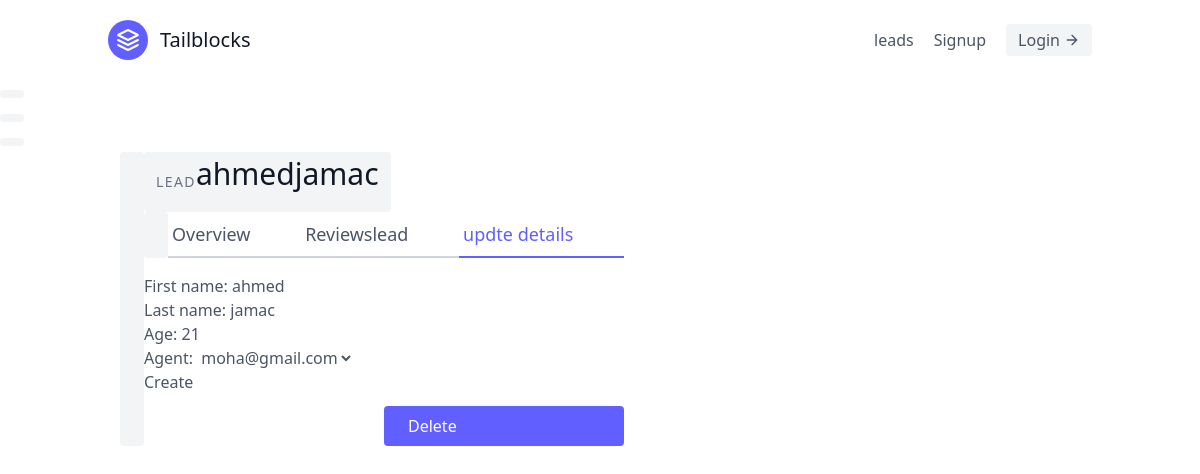
The app's page /leads/6/update with its own data.
### leads/models.py (models this page shows, shortened)
class lead(models.Model):
    first_name = models.CharField(max_length=20)
    last_name = models.CharField(max_length=20)
    age = models.IntegerField(default=0)
    agent = models.ForeignKey("Agent", on_delete=models.CASCADE)

### leads/views.py (the view, shortened to what this page needs)
# urls.py: path("<int:pk>/update", leadUpdateView.as_view(), name="lead-update"),
class leadUpdateView(UpdateView):
    template_name = "leads/lead_update.html"
    queryset = lead.objects.all()
    form_class = LeadModelForm

### leads/forms.py
class LeadModelForm(forms.ModelForm):
    class Meta:
        model = lead
        fields = [
            "first_name",
            "last_name",
            "age",
            "agent"
        ]

### leads/models.py (called while the page is built)
    def __str__(self):
        return self.user.email

### leads/templates/leads/lead_update.html (shortened to what this page needs)
{% extends 'base.html' %}
{% block content %}
<section class="text-gray-600 body-font ">
    <div class="lg:w-4/5 mx-auto flex ">
      <div class="lg:w-1/2 ">
        <h2 class="text-sm title-font text-gray-500 tracking-widest">LEAD</h2>
        <h1 class="text-gray-900 text-3xl title-font font-medium mb-4">{{ lead.first_name}}{{ lead.last_name}}</h1>
        <div class="flex mb-4">
          <a href="{% url 'leads:lead-detail' lead.pk %}" class="flex-grow border-b-2 border-gray-300 py-2 text-lg px-1">
          Overview
          </a>
          <a class="flex-grow border-b-2 border-gray-300 py-2 text-lg px-1">
          Reviewslead
          </a>
          <a href="{% url 'leads:lead-update' lead.pk %}" class="flex-grow text-indigo-500 border-b-2 border-indigo-500 py-2 text-lg px-1">
          updte details
          </a>
        </div>
           <form method="post">
                {{form.as_p}}
                <button type="submit">Create</button>
            </form>
        <a href="{% url 'leads:lead-delete' lead.pk %}" class="w-1/2 mt-3 flex ml-auto text-white bg-indigo-500 border-0 py-2 px-6 focus:outline-none hover:bg-indigo-600 rounded">
        Delete
        </a>
        </div>
      </div>
      </div>
{% endblock content %}

### records on screen
lead: first_name "ahmed", last_name "jamac", age "21", agent "moha@gmail.com"
